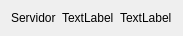
<?xml version="1.0" encoding="UTF-8"?>
<ui version="4.0">
 <class>itemsServerList</class>
 <widget class="QWidget" name="itemsServerList">
  <property name="geometry">
   <rect>
    <x>0</x>
    <y>0</y>
    <width>772</width>
    <height>50</height>
   </rect>
  </property>
  <property name="sizePolicy">
   <sizepolicy hsizetype="Expanding" vsizetype="Expanding">
    <horstretch>0</horstretch>
    <verstretch>0</verstretch>
   </sizepolicy>
  </property>
  <property name="maximumSize">
   <size>
    <width>16777215</width>
    <height>50</height>
   </size>
  </property>
  <property name="windowTitle">
   <string>Form</string>
  </property>
  <layout class="QHBoxLayout" name="horizontalLayout">
   <property name="sizeConstraint">
    <enum>QLayout::SetFixedSize</enum>
   </property>
   <item>
    <widget class="QLabel" name="server">
     <property name="sizePolicy">
      <sizepolicy hsizetype="Preferred" vsizetype="Preferred">
       <horstretch>0</horstretch>
       <verstretch>0</verstretch>
      </sizepolicy>
     </property>
     <property name="text">
      <string>Servidor</string>
     </property>
    </widget>
   </item>
   <item>
    <widget class="QLabel" name="username">
     <property name="sizePolicy">
      <sizepolicy hsizetype="Preferred" vsizetype="Preferred">
       <horstretch>0</horstretch>
       <verstretch>0</verstretch>
      </sizepolicy>
     </property>
     <property name="text">
      <string>TextLabel</string>
     </property>
    </widget>
   </item>
   <item>
    <widget class="QLabel" name="port">
     <property name="sizePolicy">
      <sizepolicy hsizetype="Preferred" vsizetype="Preferred">
       <horstretch>0</horstretch>
       <verstretch>0</verstretch>
      </sizepolicy>
     </property>
     <property name="text">
      <string>TextLabel</string>
     </property>
    </widget>
   </item>
  </layout>
 </widget>
 <resources/>
 <connections/>
</ui>
